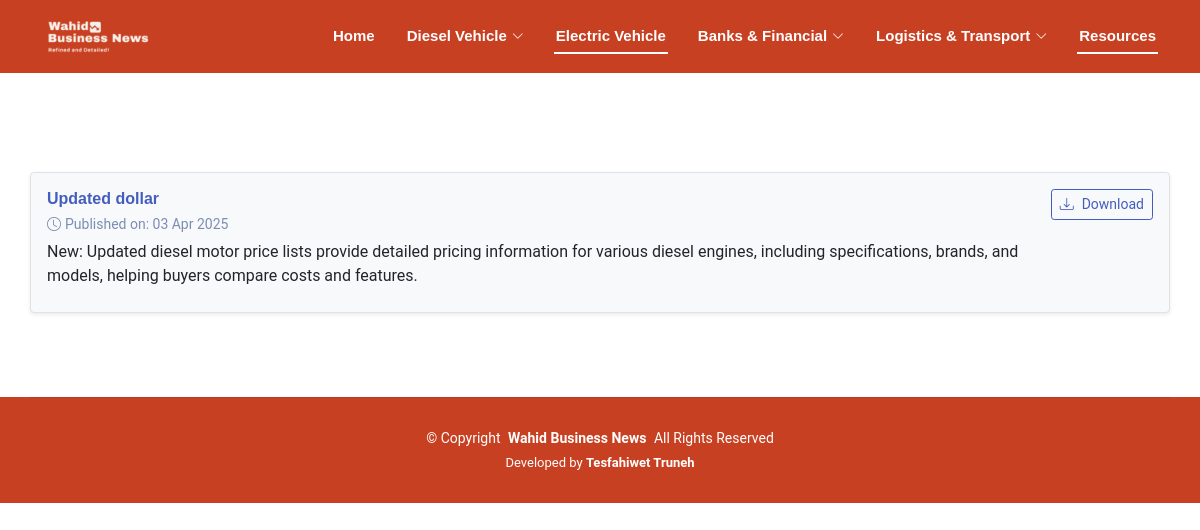
The app's page /display-resources, older data.
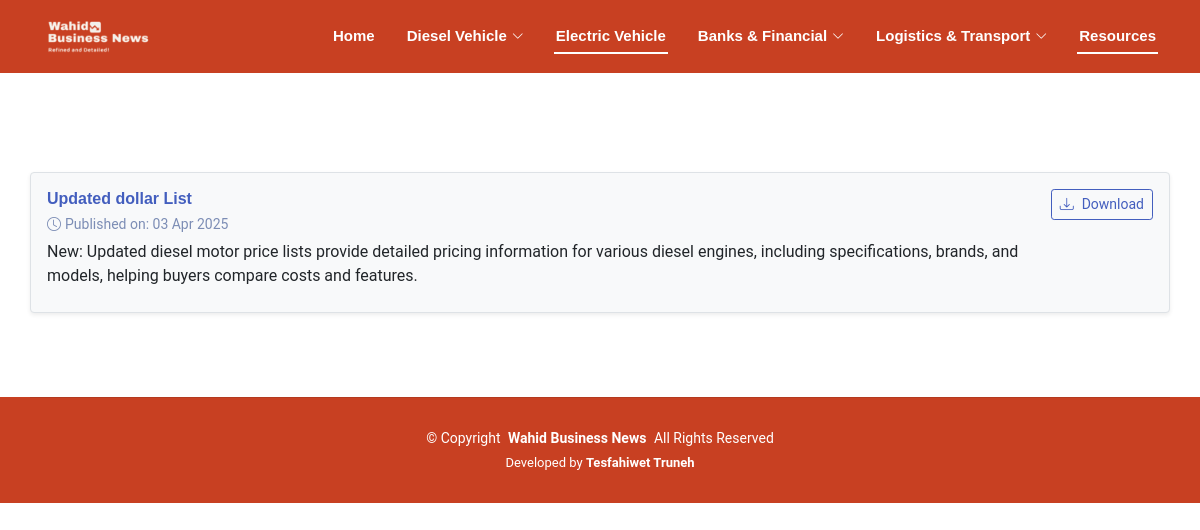
The same page, newer data.
### admin_app/models.py (models this page shows, shortened)
class ResourcesModel(models.Model):
    resource_name = models.CharField(max_length=200)
    short_description = models.TextField()
    resource_file = models.FileField(upload_to="resources")
    created_at = models.DateTimeField(default=timezone.now)
    class Meta:
        verbose_name = "Resource"
        verbose_name_plural = "Resources"
        ordering = ['-created_at']

### App/views.py (the view)
# urls.py: path("display-resources", DisplayResourceItems.as_view(), name = "display-resources"),
class DisplayResourceItems(TemplateView):
    template_name = "display-resources.html"
    def get(self, request, *args, **kwargs):
        website = Website.objects.get(name="Wahid Business News")
        hit_count = HitCount.objects.get_for_object(website)
        HitCountMixin.hit_count(request, hit_count)
        return super().get(request, *args, **kwargs)
    def get_context_data(self, **kwargs):
        context = super().get_context_data(**kwargs)
        resources_list = ResourcesModel.objects.all().order_by('-created_at')
        page = self.request.GET.get('page', 1)
        paginator = Paginator(resources_list, 10)
        context['resource_list'] = paginator.get_page(page)
        return context

### templates/display-resources.html (shortened to what this page needs)
{% extends 'base.html' %}
{% load static %}
{% block 'page-template' %}
<main class="main">
    <section id="blog-posts" class="blog-posts section mt-5">
        <div class="container">
            <div class="row mt-5">
                {% if resource_list %}
                {% for resource in resource_list %}
                <div class="result-item mt-3 border rounded p-3 shadow-sm bg-light">
                    <div class="d-flex justify-content-between align-items-start">
                        <div>
                            <h6 class="mb-1 blog-title">
                                <a href="#" class="text-primary text-decoration-none">
                                    {{ resource.resource_name }}
                                </a>
                            </h6>
                            <p class="mb-1 text-muted">
                                <small>
                                    <i class="bi bi-clock me-1"></i>Published on:
                                    {{ resource.created_at|date:"d M Y" }}
                                </small>
                            </p>
                            <p class="mb-2 text-dark">
                                {{ resource.short_description }}
                            </p>
                        </div>
                        <div>
                            <a href="{{ resource.resource_file.url }}"
                               class="btn btn-outline-primary btn-sm d-flex align-items-center"
                               download>
                                <i class="bi bi-download me-2"></i>Download
                            </a>
                        </div>
                    </div>
                </div>
                {% endfor %}
                {% endif %}
            </div>
        </div>
    </section>
</main>
{% endblock %}

Row changes from the older to the newer data that the page shows:
changed ResourcesModel: resource_name "Updated dollar" → "Updated dollar List"
